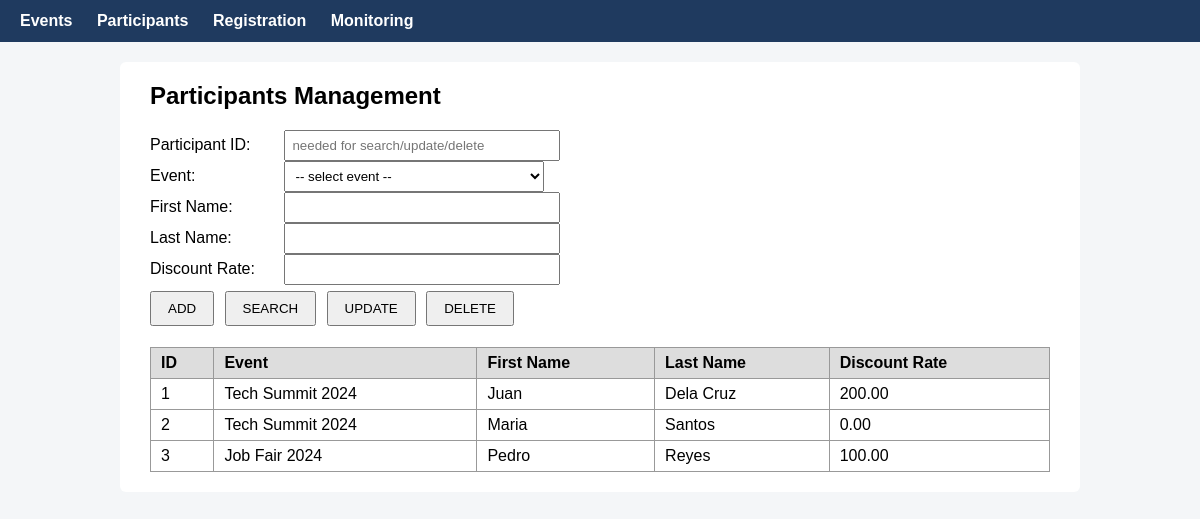
Screenshot of /participants.php with the database file from the repository.
### tables this page shows
CREATE TABLE IF NOT EXISTS participants (
    partID    INT AUTO_INCREMENT PRIMARY KEY,
    evCode    INT NOT NULL,
    partFName VARCHAR(100) NOT NULL,
    partLName VARCHAR(100) NOT NULL,
    partDRate DECIMAL(10,2) NOT NULL DEFAULT 0,
    FOREIGN KEY (evCode) REFERENCES events(evCode)
);

CREATE TABLE IF NOT EXISTS events (
    evCode   INT AUTO_INCREMENT PRIMARY KEY,
    evName   VARCHAR(150) NOT NULL,
    evDate   DATE         NOT NULL,
    evVenue  VARCHAR(150) NOT NULL,
    evRFee   DECIMAL(10,2) NOT NULL
);

### participants.php (the view, shortened to what this page needs)
<?php
require 'db.php';
$blank = ['partID' => '', 'evCode' => '', 'partFName' => '', 'partLName' => '', 'partDRate' => ''];
$f   = $blank;
$participants = $pdo->query(
    "SELECT p.*, e.evName FROM participants p JOIN events e ON p.evCode = e.evCode ORDER BY p.partID"
)->fetchAll();
pageHeader("Participants");
?>
<h2>Participants Management</h2>
<form method="post">
    <label>Participant ID:</label>
    <input type="number" name="partID" value="<?= e($f['partID']) ?>" placeholder="needed for search/update/delete"><br>
    <label>Event:</label>
    <select name="evCode">
        <option value="">-- select event --</option>
    </select><br>
    <label>First Name:</label>
    <input type="text" name="partFName" value="<?= e($f['partFName']) ?>"><br>
    <label>Last Name:</label>
    <input type="text" name="partLName" value="<?= e($f['partLName']) ?>"><br>
    <label>Discount Rate:</label>
    <input type="number" step="0.01" name="partDRate" value="<?= e($f['partDRate']) ?>"><br>
    <button name="action" value="add">ADD</button>
    <button name="action" value="search">SEARCH</button>
    <button name="action" value="update">UPDATE</button>
    <button name="action" value="delete" onclick="return confirm('Delete this participant?')">DELETE</button>
</form>
<table>
    <tr><th>ID</th><th>Event</th><th>First Name</th><th>Last Name</th><th>Discount Rate</th></tr>
    <?php foreach ($participants as $p): ?>
    <tr>
        <td><?= e($p['partID']) ?></td>
        <td><?= e($p['evName']) ?></td>
        <td><?= e($p['partFName']) ?></td>
        <td><?= e($p['partLName']) ?></td>
        <td><?= number_format($p['partDRate'], 2) ?></td>
    </tr>
    <?php endforeach; ?>
</table>
<?php pageFooter(); ?>

### db.php (shortened to what this page needs)
<?php
function e($v) { return htmlspecialchars((string)$v, ENT_QUOTES, 'UTF-8'); }
function pageHeader($title) { ?>
<!DOCTYPE html>
<html lang="en">
<head>
</head>
<body>
<nav>
    <a href="events.php">Events</a>
    <a href="participants.php">Participants</a>
    <a href="register.php">Registration</a>
    <a href="monitor.php">Monitoring</a>
</nav>
<div class="container">
<?php }
function pageFooter() { ?>
</div>
</body>
</html>
<?php }

### db.php (style rules this page uses)
body { font-family: Arial, sans-serif; margin: 0; background: #f4f6f8; }
nav { background: #1f3a5f; padding: 12px 20px; }
nav a { color: #fff; text-decoration: none; margin-right: 20px; font-weight: bold; }
.container { max-width: 900px; margin: 20px auto; background: #fff; padding: 20px 30px; border-radius: 6px; }
h2 { margin-top: 0; }
label { display: inline-block; width: 130px; margin: 5px 0; }
input[type=text], input[type=number], input[type=date], select { padding: 6px; width: 260px; }
button { padding: 8px 16px; margin: 6px 6px 6px 0; cursor: pointer; }
table { border-collapse: collapse; width: 100%; margin-top: 15px; }
th, td { border: 1px solid #999; padding: 6px 10px; text-align: left; }
th { background: #ddd; }

### rows the page displays
participants: partID "1", evCode.evName "Tech Summit 2024", partFName "Juan", partLName "Dela Cruz", partDRate "200.00"
participants: partID "2", evCode.evName "Tech Summit 2024", partFName "Maria", partLName "Santos", partDRate "0.00"
participants: partID "3", evCode.evName "Job Fair 2024", partFName "Pedro", partLName "Reyes", partDRate "100.00"
